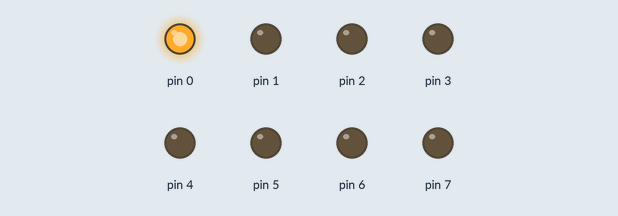
Simulated run of this sketch. Board: Arduino Uno, built with avr-gcc and run on an emulated ATmega328P. Parts: output pins drawn as LEDs (lit = HIGH).

Above: at 0.05 s.
At 0.45 s:
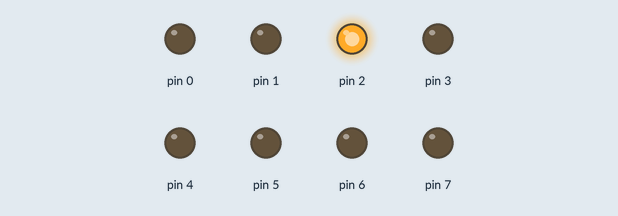
At 0.85 s:
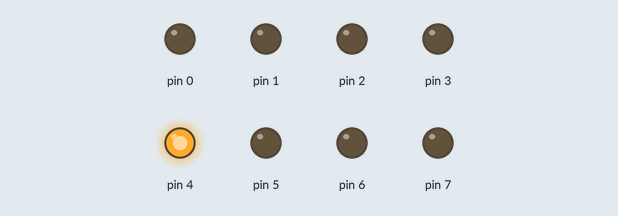
At 1.85 s:
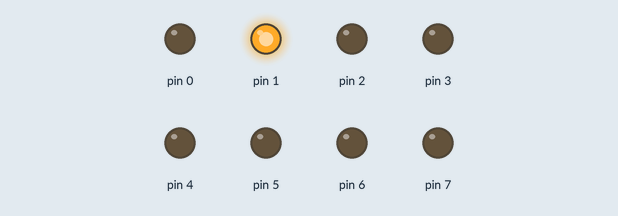
At 2.65 s:
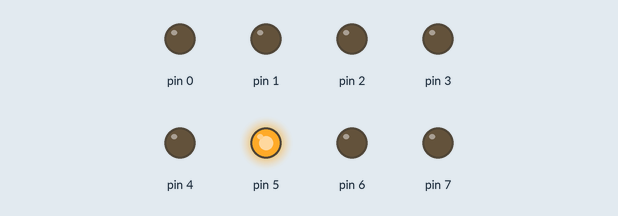
At 3.55 s:
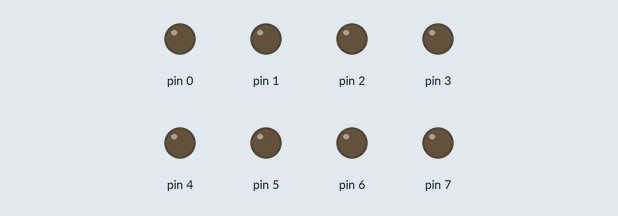
Timing chart, 0 to 3.9 s (numbered marks = the images above):
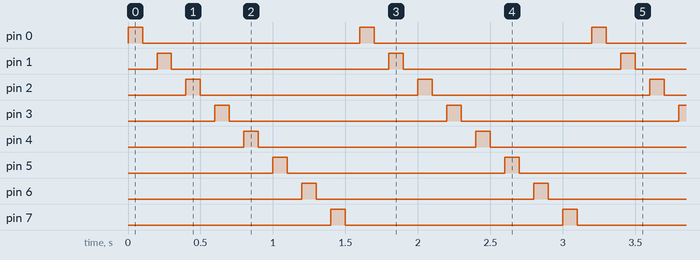

Measured:
- by itself, pin 0–7: alternates HIGH for 0.10 s and LOW for 1.5 s
- by itself, everything shown: repeats every 1.6 s, in 16 steps

The sketch:

arduino.74.destellodeluces.ino
```cpp
void setup() {
  for (int i = 0; i <= 7; i++) { // desde 0 a 7 como salidas
    pinMode(i, OUTPUT);
  }

}

void loop() {   //repite siempre

  for (int i = 0; i <= 7; i = i + 1) { //for desde 0 hasta 7
    digitalWrite(i, HIGH); //prende led
    delay(100);            //por 0.1 seg
    digitalWrite(i, LOW);  //apaga led
    delay(100);            //por 0.1 seg
  }

}
```
